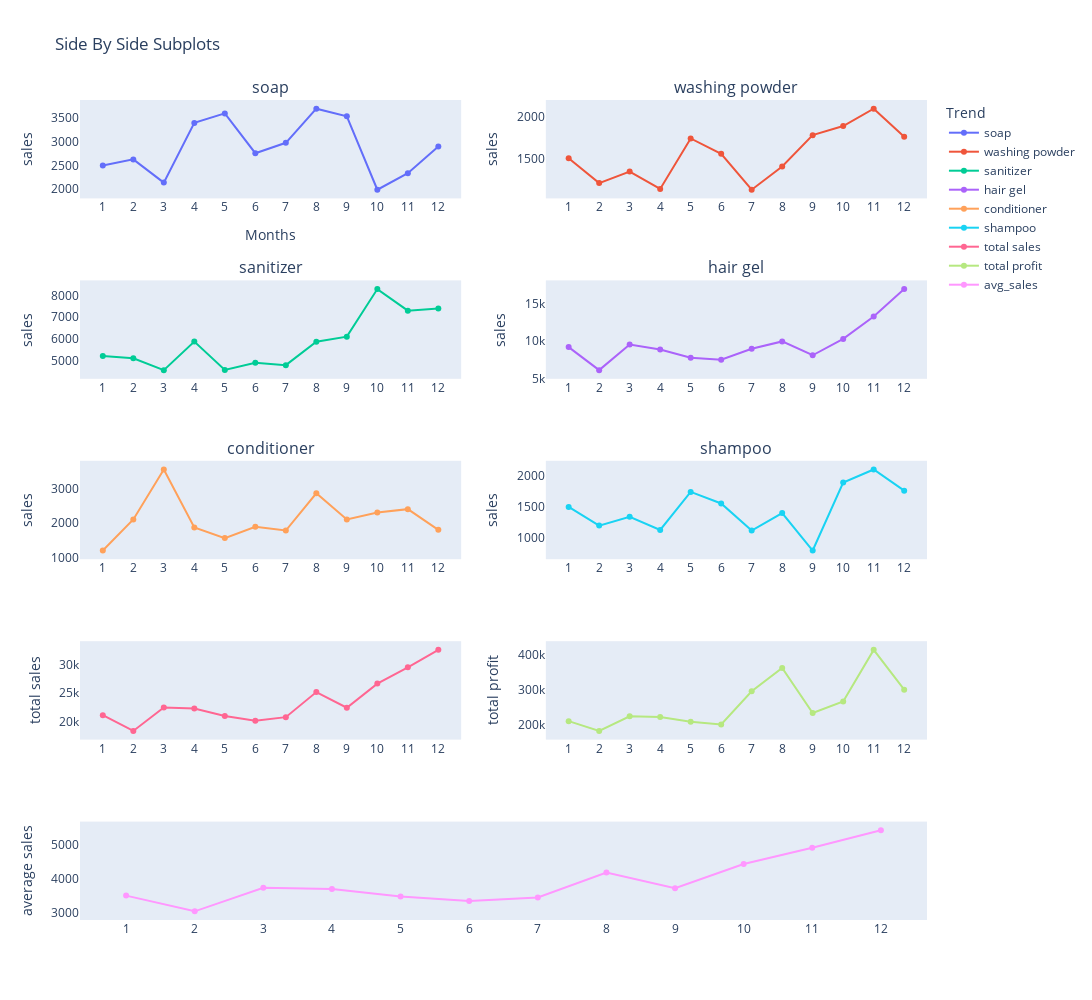

Notebook code for this chart:
### Code cell
fig = make_subplots(rows=5, cols=2,subplot_titles=("soap", "washing powder", "sanitizer", "hair gel","conditioner","shampoo"),
            specs=[[{}, {}],[{}, {}],[{}, {}],[{}, {}],
           [{"colspan": 2}, None],],  )


fig.add_trace(
    go.Scatter(x=df['month_number'], y=df['soap'], name="soap"),
    row=1, col=1
)

fig.add_trace(
    go.Scatter(x=df['month_number'], y=df['washing powder'], name= 'washing powder'),
    row=1, col=2
)
fig.add_trace(
    go.Scatter(x=df['month_number'], y=df['sanitizer'], name="sanitizer"),
    row=2, col=1
)

fig.add_trace(
    go.Scatter(x=df['month_number'], y=df['hair gel'], name= 'hair gel'),
    row=2, col=2
)
fig.add_trace(
    go.Scatter(x=df['month_number'], y=df['conditioner'], name="conditioner"),
    row=3, col=1
)

fig.add_trace(
    go.Scatter(x=df['month_number'], y=df['shampoo'], name= 'shampoo'),
    row=3, col=2
)

fig.add_trace(
    go.Scatter(x=df['month_number'], y=df['total_units'], name= 'total sales'),
    row=4, col=1
)

fig.add_trace(
    go.Scatter(x=df['month_number'], y=df['total_profit'], name= 'total profit'),
    row=4, col=2
)



fig.add_trace(
    go.Scatter(x=df['month_number'], y=df['avg_sales'], name= 'avg_sales'),
    row=5, col=1
)

# Update xaxis properties
fig.update_xaxes(title_text="Months", row=1, col=1)
#fig.update_xaxes(title_text="Months", row=1, col=2)
#fig.update_xaxes(title_text="Months", row=2, col=1)
#fig.update_xaxes(title_text="Months", row=2, col=2)
#fig.update_xaxes(title_text="Months", row=3, col=1)
#fig.update_xaxes(title_text="Months", row=3, col=2)
#fig.update_xaxes(title_text="Months", row=4, col=1)
#fig.update_xaxes(title_text="Months", row=4, col=2)

# Update yaxis properties
fig.update_yaxes(title_text="sales", row=1, col=1)
fig.update_yaxes(title_text="sales", row=1, col=2)
fig.update_yaxes(title_text="sales", row=2, col=1)
fig.update_yaxes(title_text="sales", row=2, col=2)
fig.update_yaxes(title_text="sales", row=3, col=1)
fig.update_yaxes(title_text="sales", row=3, col=2)
fig.update_yaxes(title_text="total sales", row=4, col=1)
fig.update_yaxes(title_text="total profit", row=4, col=2)
fig.update_yaxes(title_text="average sales", row=5, col=1)

fig.update_layout(autosize=False,height=1000, width=1500, title_text="Side By Side Subplots",template = "plotly",)
fig.update_xaxes(type='category')
fig.update_xaxes(showgrid=False)
fig.update_yaxes(showgrid=False)  

fig.update_layout(legend_title_text='Trend')
fig.show()

### Figure 1 — Plotly figure (JSON) as saved in the notebook; plotly's stock layout.template omitted (floating-point values rounded to 4 significant figures)
{"data": [{"name": "soap", "type": "scatter", "x": [1, 2, 3, 4, 5, 6, 7, 8, 9, 10, 11, 12], "xaxis": "x", "y": [2500, 2630, 2140, 3400, 3600, 2760, 2980, 3700, 3540, 1990, 2340, 2900], "yaxis": "y"}, {"name": "washing powder", "type": "scatter", "x": [1, 2, 3, 4, 5, 6, 7, 8, 9, 10, 11, 12], "xaxis": "x2", "y": [1500, 1200, 1340, 1130, 1740, 1555, 1120, 1400, 1780, 1890, 2100, 1760], "yaxis": "y2"}, {"name": "sanitizer", "type": "scatter", "x": [1, 2, 3, 4, 5, 6, 7, 8, 9, 10, 11, 12], "xaxis": "x3", "y": [5200, 5100, 4550, 5870, 4560, 4890, 4780, 5860, 6100, 8300, 7300, 7400], "yaxis": "y3"}, {"name": "hair gel", "type": "scatter", "x": [1, 2, 3, 4, 5, 6, 7, 8, 9, 10, 11, 12], "xaxis": "x4", "y": [9200, 6100, 9550, 8870, 7760, 7490, 8980, 9960, 8100, 10300, 13300, 17000], "yaxis": "y4"}, {"name": "conditioner", "type": "scatter", "x": [1, 2, 3, 4, 5, 6, 7, 8, 9, 10, 11, 12], "xaxis": "x5", "y": [1200, 2100, 3550, 1870, 1560, 1890, 1780, 2860, 2100, 2300, 2400, 1800], "yaxis": "y5"}, {"name": "shampoo", "type": "scatter", "x": [1, 2, 3, 4, 5, 6, 7, 8, 9, 10, 11, 12], "xaxis": "x6", "y": [1500, 1200, 1340, 1130, 1740, 1555, 1120, 1400, 800, 1890, 2100, 1760], "yaxis": "y6"}, {"name": "total sales", "type": "scatter", "x": [1, 2, 3, 4, 5, 6, 7, 8, 9, 10, 11, 12], "xaxis": "x7", "y": [21100, 18330, 22470, 22270, 20960, 20140, 20760, 25180, 22420, 26670, 29540, 32620], "yaxis": "y7"}, {"name": "total profit", "type": "scatter", "x": [1, 2, 3, 4, 5, 6, 7, 8, 9, 10, 11, 12], "xaxis": "x8", "y": [211000, 183300, 224700, 222700, 209600, 201400, 295500, 361400, 234000, 266700, 412800, 300200], "yaxis": "y8"}, {"name": "avg_sales", "type": "scatter", "x": [1, 2, 3, 4, 5, 6, 7, 8, 9, 10, 11, 12], "xaxis": "x9", "y": [3517.0, 3055, 3745, 3712.0, 3493.0, 3357.0, 3460, 4197.0, 3737.0, 4445, 4923.0, 5437.0], "yaxis": "y9"}], "layout": {"annotations": [{"font": {"size": 16}, "showarrow": false, "text": "soap", "x": 0.225, "xanchor": "center", "xref": "paper", "y": 1, "yanchor": "bottom", "yref": "paper"}, {"font": {"size": 16}, "showarrow": false, "text": "washing powder", "x": 0.775, "xanchor": "center", "xref": "paper", "y": 1, "yanchor": "bottom", "yref": "paper"}, {"font": {"size": 16}, "showarrow": false, "text": "sanitizer", "x": 0.225, "xanchor": "center", "xref": "paper", "y": 0.78, "yanchor": "bottom", "yref": "paper"}, {"font": {"size": 16}, "showarrow": false, "text": "hair gel", "x": 0.775, "xanchor": "center", "xref": "paper", "y": 0.78, "yanchor": "bottom", "yref": "paper"}, {"font": {"size": 16}, "showarrow": false, "text": "conditioner", "x": 0.225, "xanchor": "center", "xref": "paper", "y": 0.56, "yanchor": "bottom", "yref": "paper"}, {"font": {"size": 16}, "showarrow": false, "text": "shampoo", "x": 0.775, "xanchor": "center", "xref": "paper", "y": 0.56, "yanchor": "bottom", "yref": "paper"}], "autosize": false, "height": 1000, "legend": {"title": {"text": "Trend"}}, "title": {"text": "Side By Side Subplots"}, "width": 1500, "xaxis": {"anchor": "y", "domain": [0, 0.45], "showgrid": false, "title": {"text": "Months"}, "type": "category"}, "xaxis2": {"anchor": "y2", "domain": [0.55, 1], "showgrid": false, "type": "category"}, "xaxis3": {"anchor": "y3", "domain": [0, 0.45], "showgrid": false, "type": "category"}, "xaxis4": {"anchor": "y4", "domain": [0.55, 1], "showgrid": false, "type": "category"}, "xaxis5": {"anchor": "y5", "domain": [0, 0.45], "showgrid": false, "type": "category"}, "xaxis6": {"anchor": "y6", "domain": [0.55, 1], "showgrid": false, "type": "category"}, "xaxis7": {"anchor": "y7", "domain": [0, 0.45], "showgrid": false, "type": "category"}, "xaxis8": {"anchor": "y8", "domain": [0.55, 1], "showgrid": false, "type": "category"}, "xaxis9": {"anchor": "y9", "domain": [0, 1], "showgrid": false, "type": "category"}, "yaxis": {"anchor": "x", "domain": [0.88, 1], "showgrid": false, "title": {"text": "sales"}}, "yaxis2": {"anchor": "x2", "domain": [0.88, 1], "showgrid": false, "title": {"text": "sales"}}, "yaxis3": {"anchor": "x3", "domain": [0.66, 0.78], "showgrid": false, "title": {"text": "sales"}}, "yaxis4": {"anchor": "x4", "domain": [0.66, 0.78], "showgrid": false, "title": {"text": "sales"}}, "yaxis5": {"anchor": "x5", "domain": [0.44, 0.56], "showgrid": false, "title": {"text": "sales"}}, "yaxis6": {"anchor": "x6", "domain": [0.44, 0.56], "showgrid": false, "title": {"text": "sales"}}, "yaxis7": {"anchor": "x7", "domain": [0.22, 0.34], "showgrid": false, "title": {"text": "total sales"}}, "yaxis8": {"anchor": "x8", "domain": [0.22, 0.34], "showgrid": false, "title": {"text": "total profit"}}, "yaxis9": {"anchor": "x9", "domain": [0, 0.12], "showgrid": false, "title": {"text": "average sales"}}}}
